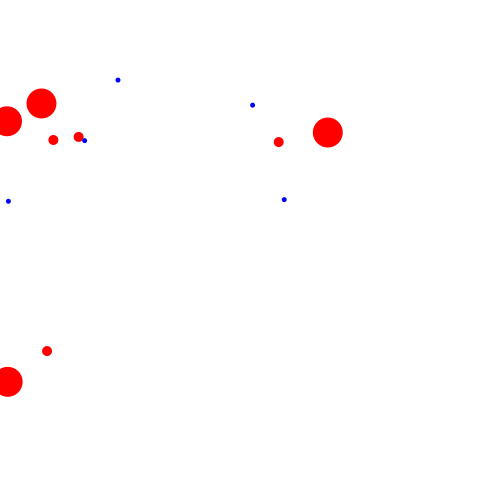
Frame 1 (no input)
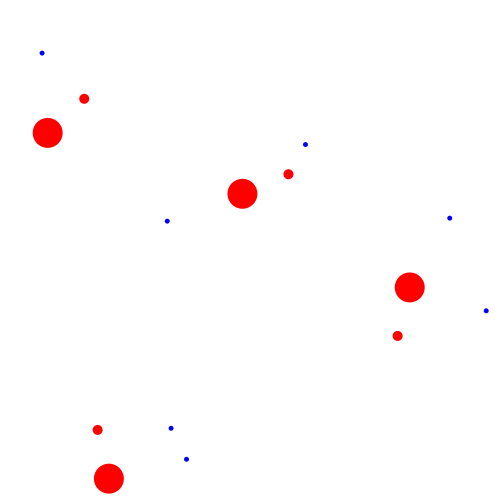
Frame 60 (the mouse pressed at the canvas centre just before this capture)
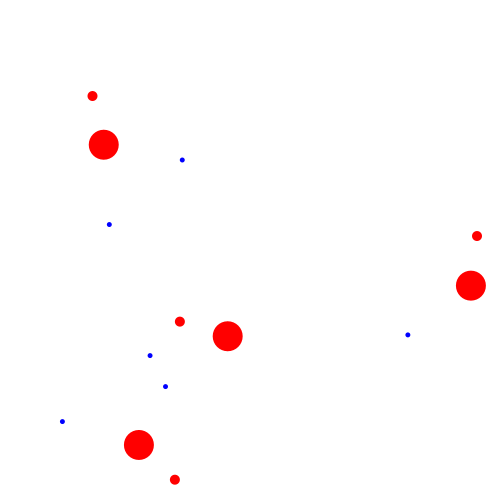
Frame 120 (the mouse held since frame 60 and released just before this capture)

The Processing sketch that drew these frames (run headless with seeded random() and noise(); from frame 60 on, the mouse is pressed at the canvas centre):

// Processing sketch: basic_Satellite4
// ── basic_Satellite4.pde
//basic_Satellite4
//write satellite with class 
//2022/10/10
//1-4-45 Taiyu Honma
ArrayList<PlanetSatellite> ss = new ArrayList<PlanetSatellite>();
void setup(){
  size(500,500);
  for(int i=0;i<4;i++){
  ss.add(new PlanetSatellite());
  }
}
void draw(){
  background(255);
  for(PlanetSatellite ps : ss){
    ps.move();
    ps.display();
  }
}

// ── ObjectBaseClass.pde
abstract class ObjectBase {
  float x;
  float y;
  float vx;
  float vy;
  float d;
  color c;
 ObjectBase(){
   commonInit();
  }
  ObjectBase(color _c){
    commonInit();
    c = _c;
  }
  void commonInit(){
        x = random(width);
    y = random(height);
    vx = random(-5,5);
    vy = random(-5,5);
  }
  void move(){
    noStroke();
    fill(c);
    x += vx;
    y -= vy;
    x = min(width-d,x);
    y = min(height-d,y);
    x = max(x,d);
    y = max(y,d);
    if(x == width-d || x == d){
      vx = -vx;
    }
    if(y == height-d || y == d){
      vy = -vy;
    }
  }
  abstract void display() ;
}

// ── PlanetSatelliteClass.pde
class PlanetSatellite extends ObjectBase {
  int theta;
  int theta2;
  ArrayList<Satellite> satellites = new ArrayList<Satellite>();
  PlanetSatellite(){
    super(color(255,0,0));
    theta = (int)random(360);
    theta2 = (int)random(360);
    satellites.add(new Satellite(this,10,50,5,color(255,0,0)));
    satellites.add(new Satellite(this,5,80,3,color(0,0,255)));
    satellites.add(new Satellite(this,5,80,3,color(0,0,255)));
  }
  void display(){
    ellipse(x,y,30,30);
    for(Satellite s : satellites){
      s.display();
    }
  }
}

// ── SatelliteClass.pde
class Satellite{
  int theta = 0;
  PlanetSatellite planet;
  int vtheta;
  int r;
  int d;
  color c ;
  Satellite(PlanetSatellite _planet,int _r,int _d,int _vtheta,color _c){
    theta = (int)random(360);
    d = _d;
    planet = _planet;
    c = _c;
    r = _r;
    vtheta = _vtheta;
  }
  void display(){
    theta += vtheta;
    float sx = planet.x + d * cos(radians(theta));
    float sy = planet.y + d * sin(radians(theta));
    fill(c);
    ellipse(sx,sy,r,r);
  }
}
